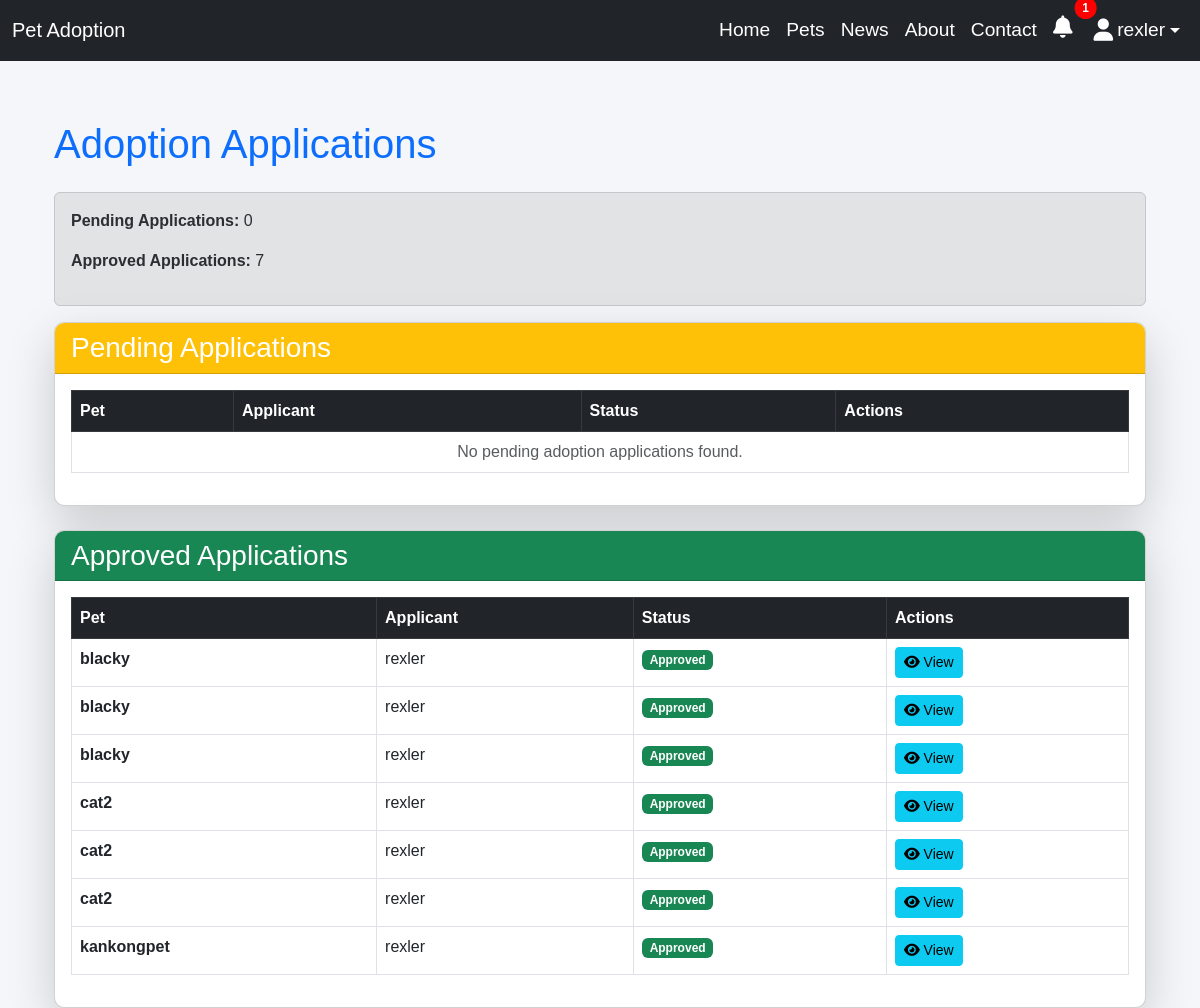
/adoptions/ (signed in), run on the app's committed database.
### accounts/models.py (models this page shows, shortened)
class CustomUser(AbstractUser):
    age = models.IntegerField(null=True, blank=True)
    gender = models.CharField(max_length=10,  choices=[
            ('Male', 'Male'),
            ('Female', 'Female'),
            ('Other', 'Other'),
        ],)
    phone_number = models.CharField(max_length=15)
    image = models.ImageField(upload_to='profile_images/', blank=True, null=True, default='profile_images/default_profile.jpg')

### app/models.py (models this page shows, shortened)
class AdoptionApplication(models.Model):
    pet = models.ForeignKey(Pet, on_delete=models.CASCADE)
    user = models.ForeignKey(settings.AUTH_USER_MODEL, on_delete=models.CASCADE)
    reason_for_adoption = models.TextField()
    additional_details = models.TextField(blank=True, null=True)
    created_at = models.DateTimeField(auto_now_add=True)
    status = models.CharField(max_length=20, choices=[
        ('PENDING', 'Pending'),
        ('APPROVED', 'Approved'),
        ('DENIED', 'Denied')
    ], default='PENDING')
    approved_by = models.ForeignKey(
        settings.AUTH_USER_MODEL,
        null=True, blank=True,
        on_delete=models.SET_NULL,
        related_name="approved_applications"
    )

class Pet(models.Model):
    name = models.CharField(max_length=100)
    animal = models.CharField(max_length=50)
    breed = models.CharField(max_length=50)
    age = models.IntegerField()
    description = models.TextField()
    post_image = models.ImageField(upload_to='pets/')
    owner = models.ForeignKey(settings.AUTH_USER_MODEL, null=True, blank=True, on_delete=models.SET_NULL)
    is_adopted = models.BooleanField(default=False)

### app/views.py (the view)
# urls.py: path('adoptions/', AdoptionApplicationListView.as_view(), name='adoption_application_list'),
class AdoptionApplicationListView(ListView):
    model = AdoptionApplication
    template_name = 'applicant/adoption_application_list.html'
    context_object_name = 'applications'
    def get_queryset(self):
        if self.request.user.is_staff:
            return AdoptionApplication.objects.all()
        return AdoptionApplication.objects.filter(user=self.request.user)
    def get_context_data(self, **kwargs):
        context = super().get_context_data(**kwargs)
        applications = self.get_queryset()
        context['pending_applications'] = applications.filter(status__iexact='PENDING')
        context['approved_applications'] = applications.filter(status__iexact='APPROVED')
        return context

### app/context_processors.py (called while the page is built)
def notification_count(request):
    if request.user.is_authenticated:
        unread_count = Notification.objects.filter(
            Q(sender=request.user) | Q(recipient=request.user),
            is_read=False
        ).count()
    else:
        unread_count = 0
    return {'unread_notifications_count': unread_count}

### app/templates/applicant/adoption_application_list.html
{% extends 'app/base.html' %}
{% block content %}
<div class="container mt-4">
    <h1 class="mb-4 text-primary">Adoption Applications</h1>
    <div class="alert alert-secondary">
        <p><strong>Pending Applications:</strong> {{ pending_applications|length }}</p>
        <p><strong>Approved Applications:</strong> {{ approved_applications|length }}</p>
    </div>
    <div class="card shadow-lg mb-4">
        <div class="card-header bg-warning text-white">
            <h3 class="mb-0">Pending Applications</h3>
        </div>
        <div class="card-body">
            <table class="table table-hover table-bordered">
                <thead class="table-dark">
                    <tr>
                        <th>Pet</th>
                        <th>Applicant</th>
                        <th>Status</th>
                        <th>Actions</th>
                    </tr>
                </thead>
                <tbody class="bg-light">
                    {% for application in pending_applications %}
                        <tr>
                            <td class="fw-bold">{{ application.pet.name }}</td>
                            <td>{{ application.user.username }}</td>
                            <td><span class="badge bg-warning text-dark">{{ application.status }}</span></td>
                            <td>
                                <a href="{% url 'adoption_application_detail' application.pk %}" class="btn btn-info btn-sm"><i class="fas fa-eye"></i> View</a>
                                {% if request.user == application.user %}
                                    <a href="{% url 'adoption_application_update' application.pk %}" class="btn btn-warning btn-sm"><i class="fas fa-edit"></i> Edit</a>
                                    <a href="{% url 'adoption_application_delete' application.pk %}" class="btn btn-danger btn-sm"><i class="fas fa-trash"></i> Delete</a>
                                {% endif %}
                                {% if request.user.is_staff %}
                                    <a href="{% url 'adoption_application_approve' application.pk %}" class="btn btn-success btn-sm"><i class="fas fa-check"></i> Approve</a>
                                    <a href="{% url 'adoption_application_reject' application.pk %}" class="btn btn-danger btn-sm"><i class="fas fa-trash"></i> Reject</a>
                                {% endif %}
                            </td>
                        </tr>
                    {% empty %}
                        <tr><td colspan="4" class="text-center text-muted">No pending adoption applications found.</td></tr>
                    {% endfor %}
                </tbody>
            </table>
        </div>
    </div>
    <div class="card shadow-lg">
        <div class="card-header bg-success text-white">
            <h3 class="mb-0">Approved Applications</h3>
        </div>
        <div class="card-body">
            <table class="table table-hover table-bordered">
                <thead class="table-dark">
                    <tr>
                        <th>Pet</th>
                        <th>Applicant</th>
                        <th>Status</th>
                        <th>Actions</th>
                    </tr>
                </thead>
                <tbody class="bg-light">
                    {% for application in approved_applications %}
                        <tr>
                            <td class="fw-bold">{{ application.pet.name }}</td>
                            <td>{{ application.user.username }}</td>
                            <td><span class="badge bg-success">{{ application.status }}</span></td>
                            <td>
                                <a href="{% url 'adoption_application_detail' application.pk %}" class="btn btn-info btn-sm"><i class="fas fa-eye"></i> View</a>
                            </td>
                        </tr>
                    {% empty %}
                        <tr><td colspan="4" class="text-center text-muted">No approved adoption applications found.</td></tr>
                    {% endfor %}
                </tbody>
            </table>
        </div>
    </div>
</div>
{% endblock content %}

### app/templates/app/base.html (shortened to what this page needs)
<!DOCTYPE html>
{% load static %}
<html lang="en">
<head>
    <link rel="stylesheet" href="https://cdn.jsdelivr.net/npm/bootstrap@5.3.0/dist/css/bootstrap.min.css">
    <link rel="stylesheet" href="https://cdnjs.cloudflare.com/ajax/libs/font-awesome/6.4.2/css/all.min.css">
    <link rel="stylesheet" href="{% static 'css/base.css' %}">
</head>
<body>
    <nav class="navbar navbar-expand-lg navbar-dark bg-dark fixed-top">
        <div class="container-fluid">
            <a class="navbar-brand" href="{% url 'pet_list' %}">Pet Adoption</a>
            <div class="collapse navbar-collapse" id="navbarNav">
                <ul class="navbar-nav ms-auto">
                    <li class="nav-item">
                        <a class="nav-link active" href="{% url 'home' %}">Home</a>
                    </li>
                    <li class="nav-item">
                        <a class="nav-link" href="{% url 'pet_list' %}">Pets</a>
                    </li>
                    <li class="nav-item">
                        <a class="nav-link" href="{% url 'post_list' %}">News</a>
                    </li>
                    <li class="nav-item">
                        <a class="nav-link" href="{% url 'about' %}">About</a>
                    </li>
                    <li class="nav-item">
                        <a class="nav-link" href="{% url 'contact' %}">Contact</a>
                    </li>
                    <li class="nav-item">
                        <a class="nav-link position-relative" href="{% url 'notification_list' %}">
                            <i class="fas fa-bell"></i>
                            {% if unread_notifications_count > 0 %}
                            <span class="badge badge-danger position-absolute top-0 start-100 translate-middle">
                                {{ unread_notifications_count }}
                            </span>
                            {% endif %}
                        </a>
                    </li>
                    {% if user.is_authenticated %}
                    <li class="nav-item dropdown">
                        <a class="nav-link dropdown-toggle d-flex align-items-center" href="#" id="userDropdown" role="button" data-bs-toggle="dropdown" aria-expanded="false">
                            {% if user.profile.image %}
                                <img src="{{ user.profile.image.url }}" alt="Profile" class="rounded-circle me-1" width="30" height="30">
                            {% else %}
                                <i class="fas fa-user me-1"></i>
                            {% endif %}
                            {{ user.username }}
                        </a>
                    </li>
                    {% endif %}
                </ul>
            </div>
        </div>
    </nav>
    <div class="container mt-5 pt-5">
        {% block content %}
        {% endblock %}
    </div>
</body>
</html>

### static/css/base.css (style rules this page uses)
body { font-family: 'Arial', sans-serif; background-color: #f4f6f9; margin: 0; padding: 0; }
a { text-decoration: none; color: inherit; }
.nav-link { color: white !important; font-size: 1.2rem; display: flex; align-items: center; position: relative; padding-right: 20px; }
.nav-link i { font-size: 1.4rem; margin-right: 5px; }
.badge-danger { background-color: red; color: white; font-size: 0.75rem; padding: 5px 8px; border-radius: 50%; }
.card { border-radius: 10px; overflow: hidden; }
.card-body { padding: 1rem; }

### data on the page
CustomUser: username "rexler"
AdoptionApplication: pet.name "blacky", user.username "rexler", status "Approved"
AdoptionApplication: pet.name "blacky", user.username "rexler", status "Approved"
AdoptionApplication: pet.name "blacky", user.username "rexler", status "Approved"
AdoptionApplication: pet.name "cat2", user.username "rexler", status "Approved"
AdoptionApplication: pet.name "cat2", user.username "rexler", status "Approved"
AdoptionApplication: pet.name "cat2", user.username "rexler", status "Approved"
AdoptionApplication: pet.name "kankongpet", user.username "rexler", status "Approved"

### other printed values
{{ unread_notifications_count }} "1"
{{ pending_applications|length }} "0"
{{ approved_applications|length }} "7"
